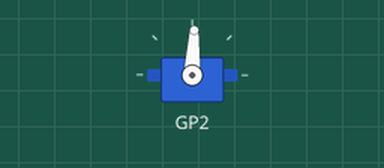
Simulated run of this program. Board: Raspberry Pi Pico running MicroPython. Shown: servo. Servo angles are drawn from the pulse width (0.5 ms = 0°, 2.5 ms = 180°).

Above: at 0.55 s.
At 1.8 s:
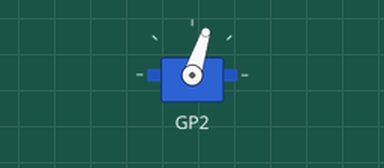
At 3.1 s:
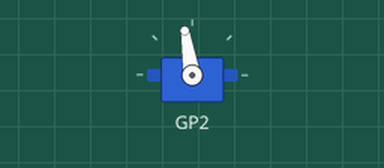
Timing chart, 0 to 7.5 s (numbered marks = the images above):
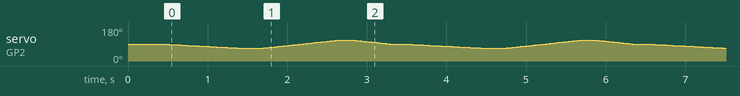

The program:

smooth_wheels_turn.py
```python
from machine import Pin, PWM
import time

PULSE_NEUTRAL = 1480  # straight
PULSE_MIN     = 1240  # full left
PULSE_MAX     = 1720  # full right

PULSE_RANGE_LEFT  = PULSE_NEUTRAL - PULSE_MIN   # 240 us
PULSE_RANGE_RIGHT = PULSE_MAX - PULSE_NEUTRAL   # 240 us
FREQ = 50

def clamp(x, lo, hi):
    if x < lo:
        return lo
    elif x > hi:
        return hi
    else:
        return x

def us_to_duty16(us, freq=FREQ):
    period_us = 1_000_000 // freq
    duty = int(us * 65535 // period_us)
    return clamp(duty, 0, 65535)

class ServoPWM:
    def __init__(self, pin_num, freq=FREQ):
        self.pwm = PWM(Pin(pin_num))
        self.pwm.freq(freq)
        self.freq = freq

    def write_us(self, us):
        self.pwm.duty_u16(us_to_duty16(us, self.freq))

    def deinit(self):
        self.pwm.deinit()

srv = ServoPWM(2)  # GP2
current_pos = 0.0

def servo_set_pos(pos):
    pos = clamp(pos, -100.0, 100.0)
    if pos < 0:
        rng = PULSE_RANGE_LEFT
    else:
        rng = PULSE_RANGE_RIGHT
    peak = pos * rng / 100.0
    srv.write_us(int(PULSE_NEUTRAL + peak))

def servo_turn_smooth(target_pos, time_ms=400, steps=40):
    global current_pos
    target_pos = clamp(target_pos, -100.0, 100.0)
    start = current_pos
    step_delay = max(1, time_ms // steps)

    for i in range(1, steps + 1):
        pos = start + (target_pos - start) * i / steps
        servo_set_pos(pos)
        time.sleep_ms(step_delay)

    current_pos = target_pos

# neutral position
servo_set_pos(0)
time.sleep_ms(500)

while True:
    servo_turn_smooth(-100, 1000, steps=60)
    time.sleep_ms(200)
    servo_turn_smooth(100,  1000, steps=60)
    time.sleep_ms(200)
    servo_turn_smooth(0,   500, steps=50)
    time.sleep_ms(200)
```
